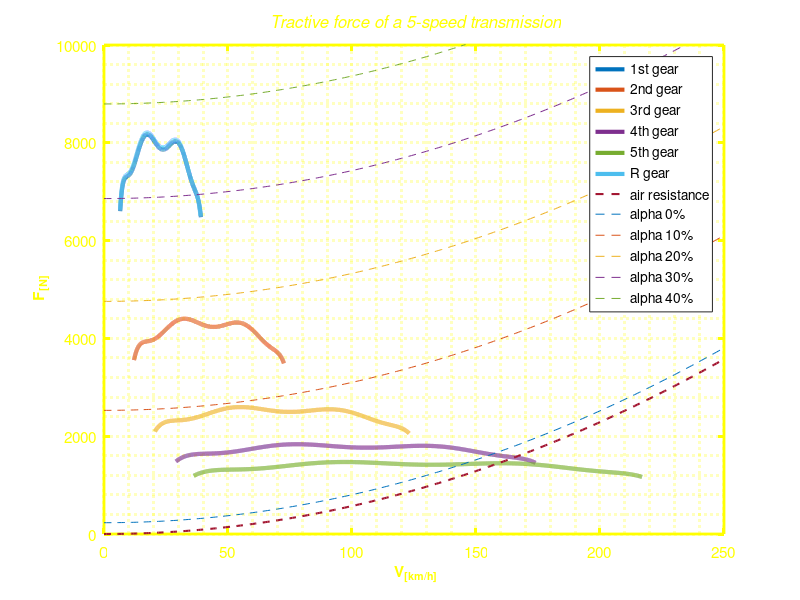
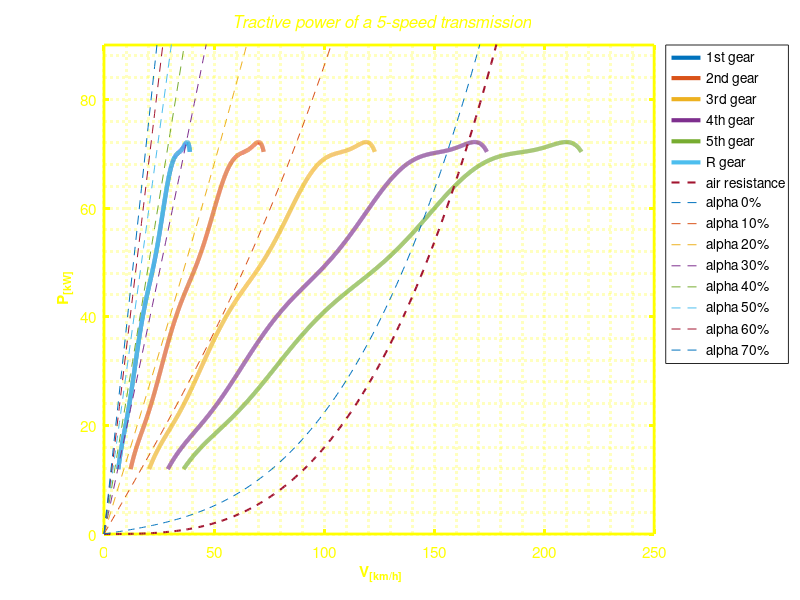
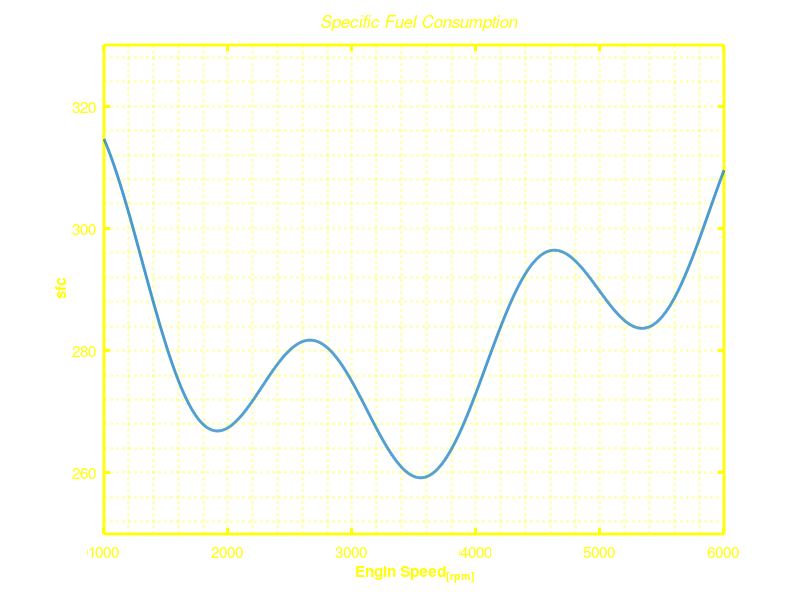
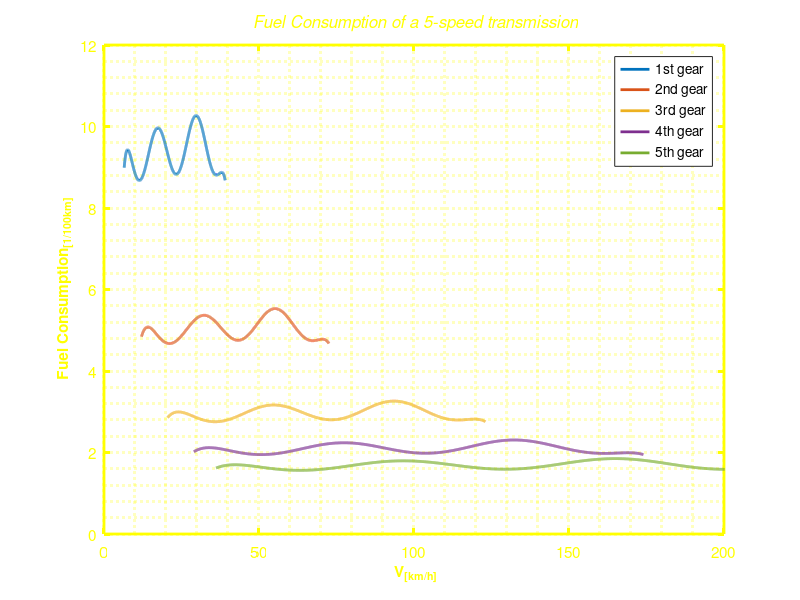

Reproduce these figures in MATLAB, in order.
%Motor A
%%$$$$$$$$$$$$$$$$$$$$$$$$$$$$$$$$$$$$$$$$$$$$$$$$$%%

clc;
close All;
clear ;
%% Sec.1 Initial Values

M= 2355; 
G=9.81;
A=2.47;
c_d=0.49; 
d_air=1.225 ;
i_g=[4.452,2.398,1.414,1,0.802,4.4725];
Fd_r=4.875;
eff=0.85;
r_d=0.375;
d_fuel=755;

%%%%%%%%%%%%%%%%%%%%%%%%%%%%%%%%%%%%%%%%%%%%%%%%%%%%%%%%%%%
%% Sec.2 Tractive Force & Tractive Power of a 5-speed transmission

friction_data=[0.0122 0.0124 0.0132 0.015 0.022 0.033];
velocity_data=[0 50 100 150 200 250];

v=0:10:250;   
f_r=(54804637155863*v.^4)/4835703278458516698824704 - (5784933922007731*v.^3)/2417851639229258349412352 + (4606930857732759*v.^2)/18889465931478580854784 - (7096042757327543*v)/1180591620717411303424 + 1785083920872921/144115188075855872;

N_data=1000:500:6000;

T_data=[134.3 149 156.2 166 163.4 161.4 160.1 163.8 156.2 145.1 131.7];
 
MUe = 3500;
SIG = 1658.1;
N=1000:1:6000; 
x = (N-MUe)/SIG;
T_E =   -12.22  *x.^8 + 4.47*x.^7 + 57.96*x.^6 + -17.91*x.^5 + -90.22 *x.^4 + 20.38*x.^3 +37.19*x.^2+ -7.118 *x + 160.1 ;

for  i=1:1:6

%%%%%%%%%%%%%%%%%%%%%%%%%%%%%%%%%%%%%%%%%%%%%%%%%

F_ZA= eff * i_g(i) .* Fd_r .* T_E / ( r_d * 1000 );
V  = N * 2 * pi * r_d * 3.6 /( i_g(i) * Fd_r * 60);

%%%%%%%%%%%%%%%%%%%%%%%%%%%%%%%%%%%%%%%%%%%%%%%%%

figure(1)

plot ( V ,1000* F_ZA , 'linewidth' ,3) 
hold on;

%%%%%%%%%%%%%%%%%%%%%%%%%%%%%%%%%%%%%%%%%%%%%%%%%
 
Power    = F_ZA .* V / 3.6 ;  

%%%%%%%%%%%%%%%%%%%%%%%%%%%%%%%%%%%%%%%%%%%%%%%%

figure(2)
    
plot ( V , Power , 'linewidth' , 3 )
hold on;
%%%%%%%%%%%%%%%%%%%%%%%%%%%%%%%%%%%%%%%%%%%%%%%

Grad     = ( 0 :10 : 70 )' ;                                              
Velocity     = 0 : 1 : 250 ;                                               
alpha = atan ( Grad / 100 ) ;                                             
Ff    =( M * G * ( 0.01 * cos( alpha ) + sin( alpha ) )* (ones(1,251)) + (ones(8,1))*(0.5 * d_air * c_d * A * (( Velocity / 3.6 ).^2 ) ))/ 1000;
%Ff    = (( M * G * (( 0.01 * cos( alpha ) + sin( alpha ) )))* (ones(1,25001))+ (ones(8,1))*(0.5 * d_air * c_d * A * ( Velocity / 3.6 ).^2  / 1000));  % Resistance Force (KN
F_air  = ( 0.5 * d_air * c_d * A * ( Velocity / 3.6 ).^2 ) / 1000 ;               
Pwf    = Ff .*((ones(8,1))* Velocity / 3.6) ;                                                
resistanceair  = F_air .* Velocity / 3.6 ;  

%%%%%%%%%%%%%%%%%%%%%%%%%%%%%%%%%%%%%%%%%%%%%%%%

end

%%%%%%%%%%%%%%%%%%%%%%%%%%%%%%%%%%%%%%%%%%%%%%%%%

figure(1)

plot ( Velocity ,1000* F_air ,'--','linewidth',1.5)
hold on
plot (  Velocity ,1000* Ff ,' -- ' )
hold on


%%%%%%%%%%%%%%%%%%%%%%%%%%%%%%%%%%%%%%%%%%%%%%%%%

figure(2)

plot ( Velocity , resistanceair , '--', 'linewidth' , 1.5 )
hold on;
plot ( Velocity , Pwf , '--' )
hold on

%%%%%%%%%%%%%%%%%%%%%%%%%%%%%%%%%%%%%%%%%%%%%%%%%

%% sec.3 Calculating Fuel Consumption %

%sfc=[315, 281.8 264.9 283.2 272.5 260.2 273.6 294.3 289.8 286.3 308.4];
%our data to Curve Fitting
rpm1=1000:1:6000;
       a0 = 285.3  ;
       a1 = -17.37  ;
       b1 = 6.548  ;
       a2 = 4.555  ;
       b2 = 0.6927  ;
       a3 = -13.07  ;
       b3 = -5.054  ;
       w = 1.858  ;

   mu1 = 3500;
sigma2= 1658;
x = (rpm1-mu1)./sigma2;
sfc = a0 + a1*cos(x*w) + b1*sin(x*w) + a2*cos(2*x*w) + b2*sin(2*x*w) + a3*cos(3*x*w) + b3*sin(3*x*w);
P_e =T_E .* rpm1 *( 2 * pi /60000);
figure(3)
plot(rpm1,sfc,'linewidth',2 )
figure(7)
plot(rpm1,P_e,'b' ,'linewidth',2 )
figure(6)
plot(rpm1,sfc.*P_e,'r' ,'linewidth',2 )
 for ii  = 1:5
     
%%%%%%%%%%%%%%%%%%%%%%%%%%%%%%%%%%%%%%%%%%%%%%%%%%%%%%%%%%%%%%%

Vv = (rpm1  * r_d *2*pi* 3.6) /( i_g(ii) * Fd_r * 60) ;   
FC = (sfc .*P_e*10 )./ ( d_fuel .* Vv );                                    

%%%%%%%%%%%%%%%%%%%%%%%%%%%%%%%%%%%%%%%%%%%%%%%%%%%%%%%%%%%%%%%

figure(4)

plot ( Vv , FC , 'linewidth', 2 )
hold on;

%%%%%%%%%%%%%%%%%%%%%%%%%%%%%%%%%%%%%%%%%%%%%%%%%%%%%%%%%%%%%%%%

 end

 
%% Sec.4 Engine Map 

%%%%%%%%%%%%%%%%%%%%%%%%%%%%%%%%%%%%%%%%%%%%%%%%%%%%%%%%%%%%%%%%%%%
 
S=linspace(0,200,1001);
F_ZB  = ( M * G * ( 0.01*cos(0) ) + 0.5 * d_air * c_d * A * ( S / 3.6 ).^2 ) / 1000 ;
T_ZB  = F_ZB * r_d ;

for iii=1:1:5 

%%%%%%%%%%%%%%%%%%%%%%%%%%%%%%%%%%%%%%%%%%%%%%%%%%%%%%%%%%%%

T_resist = T_ZB * 1000 / ( i_g(iii) * Fd_r ) ;
vr = i_g(iii) * Fd_r * 60 * S / ( 2 * pi * r_d * 3.6 ) ;

%%%%%%%%%%%%%%%%%%%%%%%%%%%%%%%%%%%%%%%%%%%%%%%%%%%%%%%%%%%%

figure(5)
   
plot ( vr , T_resist,'linewidth',2 )   
hold on

%%%%%%%%%%%%%%%%%%%%%%%%%%%%%%%%%%%%%%%%%%%%%%%%%%%%%%%%%%%%%%%%

end

%%%%%%%%%%%%%%%%%%%%%%%%%%%%%%%%%%%%%%%%%%%%%%%%%%%%%%%%%%%%%%%%%

rpm2=linspace(0,5000,5001);

%%%%%%%%%%%%%%%%%%%%%%%%%%%%%%%%%%%%%%%%%%%%%%%%%%%%%%%%%%%%%%%%

for P = (5 : 10 : 85)';
 
%%%%%%%%%%%%%%%%%%%%%%%%%%%%%%%%%%%%%%%%%%%%%%%%%%%%%%%%%%%%%%%
    
T =( P*ones(1,5001)) * 1*10^4 ./ (ones(9,1)* rpm2)  ;

%%%%%%%%%%%%%%%%%%%%%%%%%%%%%%%%%%%%%%%%%%%%%%%%%%%%%%%%%%%%%%%%

figure(5)
   
plot ( N , T , '-.', 'linewidth' , 1.5)
hold on

%%%%%%%%%%%%%%%%%%%%%%%%%%%%%%%%%%%%%%%%%%%%%%%%%%%%%%%%%%%%%%%%
end

%% Sec.5 Figures
figure(5)

plot ( N , T_E ,'r ','linewidth',3.5 );
hold on

%%%%%%%%%%%%%%%%%%%%%%%%%%%%%%%%%%%%%%%%%%%%%%%%%%%%%%%%%%%%%%%%%%

figure(1)

title('\it Tractive force of a 5-speed transmission','fontsize',18,'color',[1 1 0]);
set(gca,'color',[0.75 0.75 0.75],'Xlim',[0 250],'Xcolor',[1 1 0],'Ylim',[0 10000],'Ycolor',[1 1 0],'fontsize',11,'linewidth',2);
set(gcf,'color',[0 0 0])
xlabel('\it\bf V_[_k_m_/_h_]','fontsize', 11, 'color',[1 1 0]);
ylabel('\it\bf F_[_N_]','fontsize', 11, 'color',[1 1 0]);
legend( {'1st gear' , '2nd gear' , '3rd gear' , '4th gear' ,'5th gear', 'R gear', 'air resistance' , 'alpha 0%' , 'alpha 10%' , 'alpha 20%' , 'alpha 30%' , 'alpha 40%'} );
grid minor 

%%%%%%%%%%%%%%%%%%%%%%%%%%%%%%%%%%%%%%%%%%%%%%%%%%%%%%%%%%%%%%%%%%

figure(2)

title('\it Tractive power of a 5-speed transmission','fontsize',18,'color',[1 1 0]);
set(gca,'color',[0.75 0.75 0.75],'Xlim',[0 250],'Xcolor',[1 1 0],'Ylim',[0 90],'Ycolor',[1 1 0],'fontsize',11,'linewidth',2);
set(gcf,'color',[0 0 0])
xlabel('\it\bf V_[_k_m_/_h_]','fontsize', 11, 'color',[1 1 0]);
ylabel('\it\bf P_[_k_W_]','fontsize', 11, 'color',[1 1 0]);
legend( {'1st gear' , '2nd gear' , '3rd gear' , '4th gear' ,'5th gear', 'R gear','air resistance', 'alpha 0%' , 'alpha 10%' , 'alpha 20%' , 'alpha 30%' , 'alpha 40%', 'alpha 50%' , 'alpha 60%', 'alpha 70%' }, 'location' , 'bestoutside' );
grid minor 

%%%%%%%%%%%%%%%%%%%%%%%%%%%%%%%%%%%%%%%%%%%%%%%%%%%%%%%%%%%%%%%%%%

figure(3)

title('\it  Specific Fuel Consumption' ,'fontsize',18,'color',[1 1 0]);
set(gca,'color',[0.75 0.75 0.75],'Xlim',[1000 6000],'Xcolor',[1 1 0],'Ylim',[250 330],'Ycolor',[1 1 0],'fontsize',11,'linewidth',2);
set(gcf,'color',[0 0 0])
xlabel('\it\bf Engin Speed_[_r_p_m_]','fontsize', 11, 'color',[1 1 0]);
ylabel('\it\bf sfc','fontsize', 11, 'color',[1 1 0]);
grid minor 

%%%%%%%%%%%%%%%%%%%%%%%%%%%%%%%%%%%%%%%%%%%%%%%%%%%%%%%%%%%%%%%%%

figure(4)

title('\it Fuel Consumption of a 5-speed transmission','fontsize',18,'color',[1 1 0]);
set(gca,'color',[0.75 0.75 0.75],'Xlim',[0 200],'Xcolor',[1 1 0],'Ylim',[0 12],'Ycolor',[1 1 0],'fontsize',11,'linewidth',2);
set(gcf,'color',[0 0 0])
xlabel('\it\bf V_[_k_m_/_h_]','fontsize', 11, 'color',[1 1 0]);
ylabel('\it\bf Fuel Consumption_[_1_/_1_0_0_k_m_]','fontsize', 11, 'color',[1 1 0]);
legend( {'1st gear' , '2nd gear' , '3rd gear' , '4th gear' ,'5th gear'});
grid minor  

%%%%%%%%%%%%%%%%%%%%%%%%%%%%%%%%%%%%%%%%%%%%%%%%%%%%%%%%%%%%%%%%%%

figure(5)

title('\it Engine Map','fontsize',18,'color',[1 1 0]);
set(gca,'color',[0.75 0.75 0.75],'Xlim',[500 6000],'Xcolor',[1 1 0],'Ylim',[0 175],'Ycolor',[1 1 0],'fontsize',11,'linewidth',2);
set(gcf,'color',[0 0 0])
xlabel('\it\bf Engin Speed_[_r_p_m_]','fontsize', 11, 'color',[1 1 0]);
ylabel('\it\bf Engin Torque','fontsize', 11, 'color',[1 1 0]);
legend ( {' 1st gear' , ' 2nd gear' , ' 3rd gear' , ' 4th gear' , ' 5th gear '  , ' CP=5 KW' , ' CP=15 KW' , ' CP=25 KW' , ' CP=35 KW' , ' CP=45 KW' , ' CP=55 KW',' CP=65KW' ,' CP=75KW',' CP=85KW',' MAX ' } , 'Location' , 'bestoutside')
grid minor 

%%%%%%%%%%%%%%%%%%%%%%%%%%%%%%%%%%%%%%%%%%%%%%%%%%%%%%%%%%%%%%%%%%

figure(6)

title('\it  sfs * P ' ,'fontsize',18,'color',[1 1 0]);
set(gca,'color',[0.75 0.75 0.75],'Xlim',[1000 7000],'Xcolor',[1 1 0],'Ylim',[0 3e04],'Ycolor',[1 1 0],'fontsize',11,'linewidth',2);
set(gcf,'color',[0 0 0])
xlabel('\it\bf Engin Speed_[_r_p_m_]','fontsize', 11, 'color',[1 1 0]);
ylabel('\it\bf sfc*P','fontsize', 11, 'color',[1 1 0]);
grid minor 

%%%%%%%%%%%%%%%%%%%%%%%%%%%%%%%%%%%%%%%%%%%%%%%%%%%%%%%%%%%%%%%%%%%%%

figure(7)

title('\it  Power ' ,'fontsize',18,'color',[1 1 0]);
set(gca,'color',[0.75 0.75 0.75],'Xlim',[1000 7000],'Xcolor',[1 1 0],'Ylim',[0 100],'Ycolor',[1 1 0],'fontsize',11,'linewidth',2);
set(gcf,'color',[0 0 0])
xlabel('\it\bf Engin Speed_[_r_p_m_]','fontsize', 11, 'color',[1 1 0]);
ylabel('\it\bf P','fontsize', 11, 'color',[1 1 0]);
grid minor 